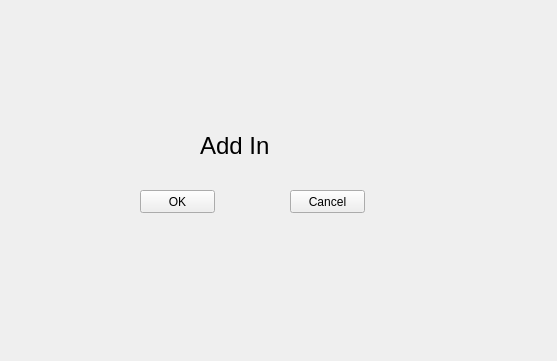
<?xml version="1.0" encoding="UTF-8"?>
<ui version="4.0">
 <class>Form</class>
 <widget class="QWidget" name="Form">
  <property name="geometry">
   <rect>
    <x>0</x>
    <y>0</y>
    <width>557</width>
    <height>361</height>
   </rect>
  </property>
  <property name="windowTitle">
   <string>Form</string>
  </property>
  <widget class="QPushButton" name="pushButton">
   <property name="geometry">
    <rect>
     <x>140</x>
     <y>190</y>
     <width>75</width>
     <height>23</height>
    </rect>
   </property>
   <property name="text">
    <string>OK</string>
   </property>
  </widget>
  <widget class="QPushButton" name="pushButton_2">
   <property name="geometry">
    <rect>
     <x>290</x>
     <y>190</y>
     <width>75</width>
     <height>23</height>
    </rect>
   </property>
   <property name="text">
    <string>Cancel</string>
   </property>
  </widget>
  <widget class="QLabel" name="label">
   <property name="geometry">
    <rect>
     <x>200</x>
     <y>120</y>
     <width>141</width>
     <height>51</height>
    </rect>
   </property>
   <property name="font">
    <font>
     <pointsize>18</pointsize>
    </font>
   </property>
   <property name="text">
    <string>Add In</string>
   </property>
  </widget>
 </widget>
 <resources/>
 <connections/>
</ui>
